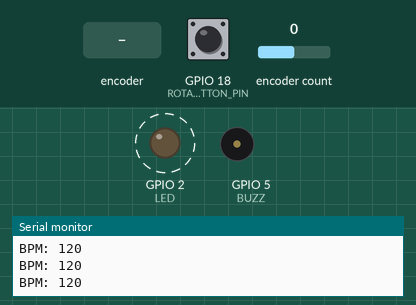
Simulated run of this sketch. Board: ESP32. Parts: output pins drawn as LEDs (lit = HIGH), buzzer (waves = sounding, pin HIGH), the last lines printed to the serial monitor. Dashed ring = blinking. Inputs (shaded band) come from the test bench; at power-on: GPIO 18 (ROTARY_ENCODER_BUTTON_PIN) HIGH, encoder count 0.

Above: at 1.2 s.
1.3 s: rotary encoder on GPIO 18 (ROTARY_ENCODER_BUTTON_PIN) / GPIO 21 (ROTARY_ENCODER_B_PIN) turned 3 steps (first pin leading)
At 2.9 s:
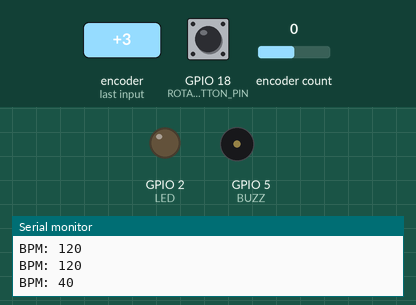
Timing chart, 0 to 10.9 s (numbered marks = the images above; inputs shaded):
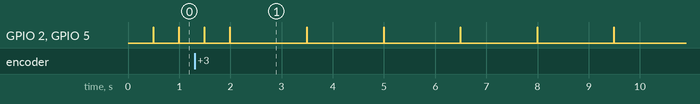

The sketch:

metronemo.ino
```cpp
/*
 * MetroNemo
 * UC3Music: https://music.uc3m.es
 * Authors:
 * Pablo Lago (https://github.com/L4g0)
 * Tommy Guns (https://github.com/MrTommyGuns)
 * Bruno Ribeiro (https://github.com/brunorchaves)
 * An open-source arduino-based vibrating metronome.
 */

#include <AiEsp32RotaryEncoder.h> //Source: https://github.com/igorantolic/ai-esp32-rotary-encoder

/*
connecting Rotary encoder
CLK (A pin) - to any microcontroler intput pin with interrupt -> in this example pin 32
DT (B pin) - to any microcontroler intput pin with interrupt -> in this example pin 21
SW (button pin) - to any microcontroler intput pin -> in this example pin 25
VCC - to microcontroler VCC (then set ROTARY_ENCODER_VCC_PIN -1) or in this example pin 25
GND - to microcontroler GND
*/
#define ROTARY_ENCODER_A_PIN 19
#define ROTARY_ENCODER_B_PIN 21
#define ROTARY_ENCODER_BUTTON_PIN 18
#define ROTARY_ENCODER_VCC_PIN -1 /*put -1 of Rotary encoder Vcc is connected directly to 3,3V; else you can use declared output pin for powering rotary encoder */

#define LED 2 //Pin where the LED is attached (2 for internal)
#define BUZZ 5 //Pin for the buzzer
int bpm;
int interval;

AiEsp32RotaryEncoder rotaryEncoder = AiEsp32RotaryEncoder(ROTARY_ENCODER_A_PIN, ROTARY_ENCODER_B_PIN, ROTARY_ENCODER_BUTTON_PIN, ROTARY_ENCODER_VCC_PIN);

void rotary_onButtonClick() {
  //rotaryEncoder.reset();
  //rotaryEncoder.disable();
  int16_t encoderValue = rotaryEncoder.readEncoder();
  bpm = encoderValue;
}

void rotary_loop() {
  //first lets handle rotary encoder button click
  if (rotaryEncoder.currentButtonState() == BUT_RELEASED) {
    //we can process it here or call separate function like:
    rotary_onButtonClick();
  }

  //lets see if anything changed
  int16_t encoderDelta = rotaryEncoder.encoderChanged();

  //optionally we can ignore whenever there is no change
  if (encoderDelta == 0) return;

  //for some cases we only want to know if value is increased or decreased (typically for menu items)
  //if (encoderDelta>0) Serial.print("+"); //Uncomment 4 debug
  //if (encoderDelta<0) Serial.print("-"); //Uncomment 4 debug

  //for other cases we want to know what is current value. Additionally often we only want if something changed
  //example: when using rotary encoder to set termostat temperature, or sound volume etc

  //if value is changed compared to our last read
  if (encoderDelta!=0) {
    //now we need current value
    int16_t encoderValue = rotaryEncoder.readEncoder();
    //process new value. Here is simple output.
    Serial.print("Value: ");
    Serial.print(encoderValue);
    Serial.println(" - Click to select");

  }

}

void setup() {
  bpm=120;
  Serial.begin(115200);
  Serial.println("Started\nInitial Tempo: 120 bpm");
  pinMode(LED,OUTPUT);
  pinMode(BUZZ,OUTPUT);
  //we must initialize rorary encoder
  rotaryEncoder.begin();
  rotaryEncoder.setup([]{rotaryEncoder.readEncoder_ISR();});
  //optionally we can set boundaries and if values should cycle or not
  rotaryEncoder.setBoundaries(40, 208, false); //minValue, maxValue, cycle values (when max go to min and vice versa)
}

void loop() {
  //in loop call your custom function which will process rotary encoder values
  rotary_loop();

  interval = 60000/bpm;
  Serial.print("BPM: ");
  Serial.println(bpm);
  delay(interval-10);
  digitalWrite(LED,HIGH);
  digitalWrite(BUZZ,HIGH);
  delay(10);
  digitalWrite(LED,LOW);
  digitalWrite(BUZZ,LOW);

  //delay(50);
  if (millis()>20000) rotaryEncoder.enable ();
}
```
